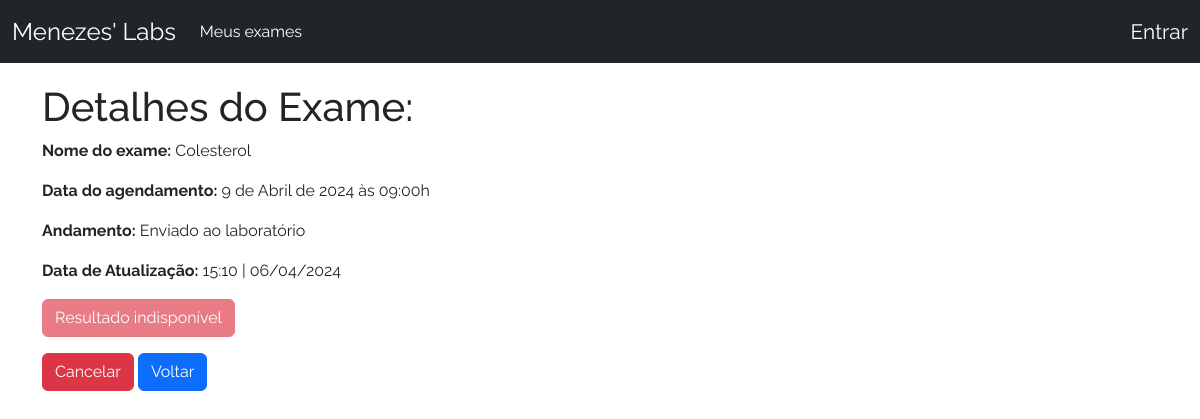
The app's page /detail/15/ with its own data.
### crud/models.py (models this page shows, shortened)
class Base(models.Model):
    criado = models.DateTimeField(verbose_name ='Criado em',auto_now_add=True)
    modificado = models.DateTimeField(verbose_name ='Modificado em',auto_now=True)
    ativo = models.BooleanField(verbose_name ='Ativo?',default=True)
    class Meta:
        abstract = True

class AgendamentoExame(Base):
    exame = models.ForeignKey(Exame,verbose_name='Exame',on_delete=models.CASCADE)
    data = models.DateField('Data',auto_now=False,auto_now_add=False)
    usuario = models.ForeignKey(User,verbose_name='Usuário',on_delete=models.CASCADE)
    HORARIO_CHOICES = (
    ('07:00', '07:00'),
    ('08:00', '08:00'),
    ('09:00', '09:00'),
    ('10:00', '10:00'),
    ('11:00', '11:00'),
    ('13:00', '13:00'),
    ('14:00', '14:00'),
    ('15:00', '15:00'),
    ('16:00', '16:00'),
    ('17:00', '17:00'),
)
    ANDAMENTO_CHOICES = (
        ('Agendado', 'Agendado'),
        ('Realizado', 'Realizado'),
        ('Enviado ao laboratório', 'Enviado ao laboratório'),
        ('Concluído', 'Concluído'),
        ('Cancelado', 'Cancelado'),
    )
    horario = models.CharField(verbose_name ='Horário', max_length = 5 ,choices=HORARIO_CHOICES)
    andamento = models.CharField(verbose_name ='Andamento',max_length=30,choices=ANDAMENTO_CHOICES,default='Agendado')
    resultado = models.FileField('Resultado',upload_to='pdfs/',null=True,blank=True)
    class Meta:
        verbose_name = 'Agendamento'
        verbose_name_plural = 'Agendamentos'
        ordering = ['data','horario']

class Exame(Base):
    nome = models.CharField('Nome',max_length=100)
    def __str__(self):
        return self.nome
    class Meta:
        verbose_name = 'Exame'
        verbose_name_plural = 'Exames'
        ordering = ['nome']

### crud/views.py (the view)
# urls.py: path('detail/<int:pk>/', DetailView.as_view(), name='detail'),
class DetailView(DetailView):
    template_name = 'detail.html'
    model = AgendamentoExame
    context_object_name = 'agendamentos'

### crud/templates/detail.html (shortened to what this page needs)
{% extends 'base.html' %}
{% block content %}
    <div class="datailContainer">
        <h1>Detalhes do Exame:</h1>
        <p><strong>Nome do exame:</strong> {{ agendamentos.exame }}</p>
        <p><strong>Data do agendamento:</strong> {{ agendamentos.data }} às {{ agendamentos.horario}}h</p>
        <p><strong>Andamento:</strong> {{ agendamentos.andamento }}</p>
        <p><strong>Data de Atualização:</strong> {{agendamentos.modificado|date:"H:i | d/m/Y "}} </p>
        {% if agendamentos.resultado %}
            <a
                href="{{agendamentos.resultado.url}}"
                class="btn btn-success active"
                role="button"
                target="_blank"
                >Clique aqui para visualizar</a
            >
            </p>
        {% else %}
            <a
                href="#"
                class="btn btn-danger disabled"
                role="button"
                >Resultado indisponível</a
            >
        {% endif %}
        <a href="{% url 'delete' pk=agendamentos.pk %}" class="btn btn-danger button">Cancelar</a>
        <a href="{% url 'index' %}" class="btn btn-primary button" >Voltar</a>
    </div>
{% endblock %}

### crud/static/styles.css (style rules this page uses)
* { font-family: "Raleway", sans-serif; font-optical-sizing: auto; font-weight: 400; font-style: normal; }

### records on screen
AgendamentoExame: exame "Colesterol", data "9 de Abril de 2024", horario "09:00", andamento "Enviado ao laboratório", modificado|d "15:10 | 06/04/2024"
